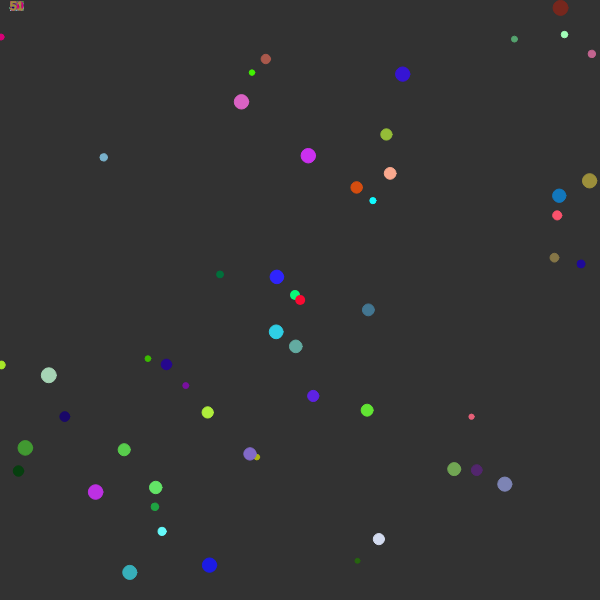
Frame 1 (no input)
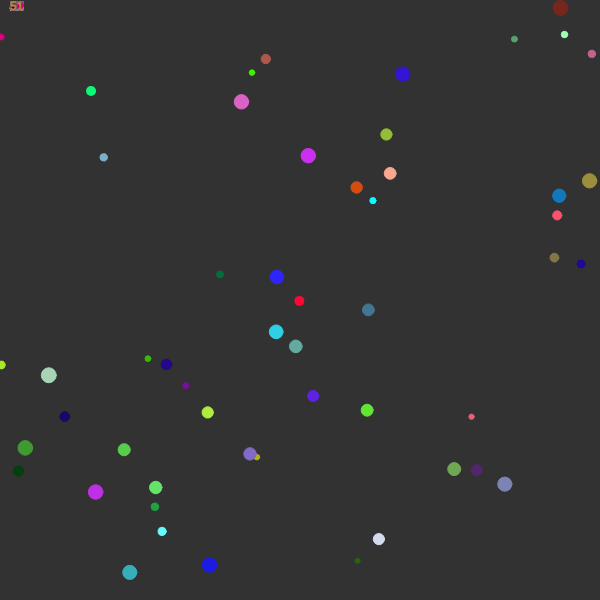
Frame 60 (no input)
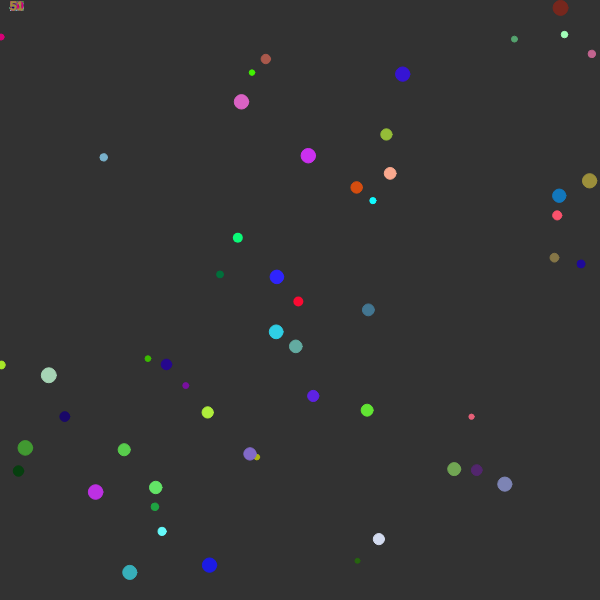
Frame 120 (the mouse pressed at the canvas centre since frame 60)

The p5.js sketch that drew these frames (run headless with seeded random() and noise() and a simulated clock; from frame 60 on, the mouse is pressed at the canvas centre):

// p5.js sketch
// ── sketch.js
var matter = [];
mass = 50;

function setup() {
  createCanvas(600, 600);
  p = new player();
  matter[0] = new bot();
  for(var i=0;i<=mass;i++){
  	matter.push(new food());
  }
  console.log("debug");
}

function draw() {
  background(50, 255);
  for(var i=0;i<matter.length;i++){
    text(i,10,10);
  	if(matter[i].alive){
    	matter[i].live();
  	}
  }
  p.move();
  p.grow();
  p.checkCollision();
  matter[0].move();
  matter[0].grow();
  matter[0].checkCollision();
}



///////////////////////////////////////
//// Classe que controla o jogador ////
///////////////////////////////////////
class player{
  
  constructor(){
    this.isAlive = true;
    this.massToEat = 0;
    this.i=0;
  	this.x=width/2;
    this.y=height/2;
    this.accl=100;
    this.size=10;
    this.minSpeed=1;
    this.maxSpeed=5;
    this.colors = color(10,250,120);    
    ellipse(this.x, this.y, this.size);
  }
  
  move(){
    var xMov, yMov;
    xMov = abs(this.x - mouseX)/this.accl;
    yMov = abs(this.y - mouseY)/this.accl;
    
    xMov += xMov;
    yMov += yMov;

    
    if(xMov>this.maxSpeed){xMov=this.maxSpeed;}
    if(yMov>this.maxSpeed){yMov=this.maxSpeed;}
    //if(xMov<this.minSpeed){xMov=this.minSpeed;}
    //if(yMov<this.minSpeed){yMov=this.minSpeed;}
  	
    //console.log(xMov);
    
    if(mouseX>this.x){
      this.x += xMov;
    }else{
    	this.x -= xMov;
    }
    
    if(mouseY>this.y){
      this.y+= yMov;
    }else{
    	this.y-= yMov;
    }    
    noStroke();
    fill(this.colors, 255);
    ellipse(this.x, this.y, this.size);
  }
  
  checkCollision(){
    var i;
  	for(i=0;i<=mass;i++){
    	if((this.x + this.size/2) >= (matter[i].x + matter[i].size/2) && (this.x - this.size/2) <= (matter[i].x - matter[i].size/2)){
      	if((this.y + this.size/2) >= (matter[i].y + matter[i].size/2) && (this.y - this.size/2) <= (matter[i].y - matter[i].size/2)){
      		if(matter[i].alive){
          	matter[i].alive=false;
          	this.massToEat += matter[i].size/2;
          	console.log("comeu");
            this.maxSpeed=200/(this.size);
          }
        }
      }
    }
  }
  
  grow(){
    if(this.massToEat>0){
  		this.size+=0.8;
      this.massToEat-=0.8;
  	}
	}
  
}




///////////////////////////////////////////
//// Classe que controla a ai dos BOTS ////
///////////////////////////////////////////
class bot{
  
  constructor(){
    this.massToEat = 0;
    this.i=0;
  	this.x=width/2;
    this.y=height/2;
    this.accl=100;
    this.size=10;
    this.minSpeed=1;
    this.maxSpeed=5;
    this.colors = color(250,10, 50);    
    ellipse(this.x, this.y, this.size);
  }
  
  move(){
    var xMov, yMov;
    xMov = random(-10, 10)/this.accl;
    yMov = random(-10, 10)/this.accl;
    
    xMov += xMov;
    yMov += yMov;

    
    if(xMov>this.maxSpeed){xMov=this.maxSpeed;}
    if(yMov>this.maxSpeed){yMov=this.maxSpeed;}
    //if(xMov<this.minSpeed){xMov=this.minSpeed;}
    //if(yMov<this.minSpeed){yMov=this.minSpeed;}
  	
    //console.log(xMov);
    
    
    this.x += xMov;
		this.y += yMov;
    
       
    noStroke();
    fill(this.colors, 255);
    ellipse(this.x, this.y, this.size);
  }
  
  checkCollision(){
    var i;
  	for(i=0;i<mass;i++){
    	if((this.x + this.size/2) >= (matter[i].x + matter[i].size/2) && (this.x - this.size/2) <= (matter[i].x - matter[i].size/2)){
      	if((this.y + this.size/2) >= (matter[i].y + matter[i].size/2) && (this.y - this.size/2) <= (matter[i].y - matter[i].size/2)){
      		if(matter[i].alive){
          	matter[i].alive=false;
          	this.massToEat += matter[i].size/2;
          	console.log("comeu");
            this.maxSpeed=200/(this.size);
          }
        }
      }
    }
  }
  
  lookForFood(){
  	
  }
  
  grow(){
    if(this.massToEat>0){
  		this.size+=0.8;
      this.massToEat-=0.8;
  	}
	}
}



///////////////////////////////////////
//// Controla as massinhas comidas ////
///////////////////////////////////////
class food {
	
  constructor(){
    this.size=random(5,15);
    this.alive=true;
  	this.x=random(0, width);
    this.y=random(0, height);
    this.colors=color(random(0,255),random(0,255),random(0,255));
  }
  live(){
  	stroke(this.colors, 230);
    fill(this.colors, 190);
    ellipse(this.x,this.y,this.size);
  }
}

function mouseClicked(){
	mass++;
  matter.push(new food());
}

function lerpo(a, b, t){
	
	lx = a.x + t * (b.x - a.x); 
	ly = a.y + t * (b.y - a.y);
	
	
	lp = createVector(lx, ly);
	
	return lp;
}
